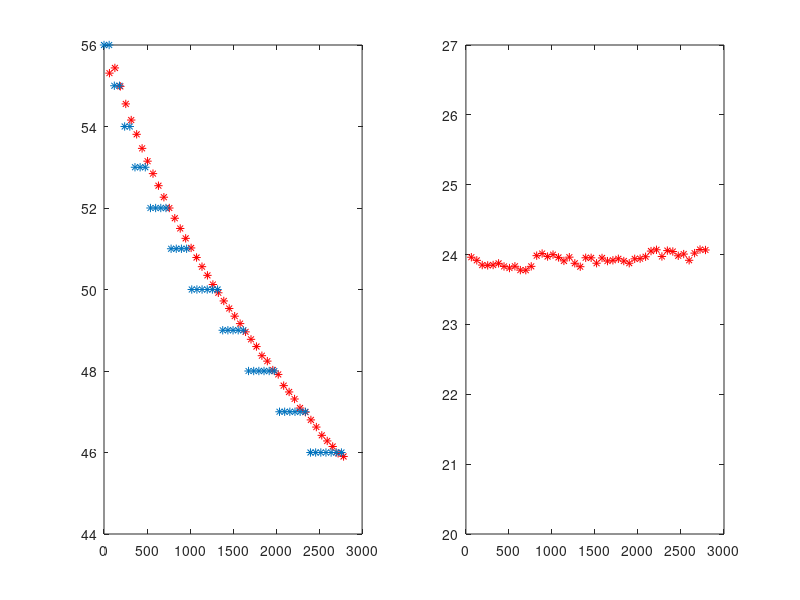

The MATLAB source for this figure:
clear all
close all

fid = fopen('data.txt', 'r');
data = fscanf(fid, '%f');
fclose(fid);

fid = fopen('data2.txt', 'r');
data2 = fscanf(fid, '%f');
fclose(fid);

temp = data2(1:2:length(data2));
time2 = data2(2:2:length(data2))*60;

time = data(1:3:length(data))/1000;
analog1 = data(2:3:length(data));
analog2 = data(3:3:length(data));

R = (2250600./analog1) - 2200;
Rlog = log(R);
R2 = (2250600./analog2) - 2200;
Rlog2 = log(R2);

a = 1.675091827e-3;
b = 1.857536553e-4;
c = 5.373169834e-7;
TEMP = (1./(a + b.*Rlog + c.*(Rlog.^3)))-273.15;
TEMP2 = (1./(a + b.*Rlog2 + c.*(Rlog2.^3)))-273.15;

figure, subplot(1,2,1);
plot(time, TEMP, '*r');
hold on
plot(time2, temp, '*');
subplot(1,2,2);
plot(time, TEMP2, '*r');
ylim([20,27])